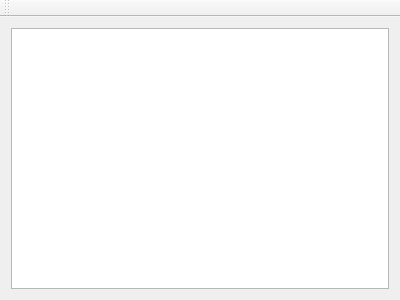
<?xml version="1.0" encoding="UTF-8"?>
<ui version="4.0">
 <class>MainWindow</class>
 <widget class="QMainWindow" name="MainWindow">
  <property name="geometry">
   <rect>
    <x>0</x>
    <y>0</y>
    <width>400</width>
    <height>300</height>
   </rect>
  </property>
  <property name="windowTitle">
   <string>MainWindow</string>
  </property>
  <widget class="QWidget" name="centralWidget">
   <layout class="QGridLayout" name="gridLayout">
    <item row="0" column="0">
     <widget class="QListWidget" name="contactList"/>
    </item>
   </layout>
  </widget>
  <widget class="QToolBar" name="mainToolBar">
   <attribute name="toolBarArea">
    <enum>TopToolBarArea</enum>
   </attribute>
   <attribute name="toolBarBreak">
    <bool>false</bool>
   </attribute>
  </widget>
 </widget>
 <layoutdefault spacing="6" margin="11"/>
 <resources/>
 <connections/>
</ui>
